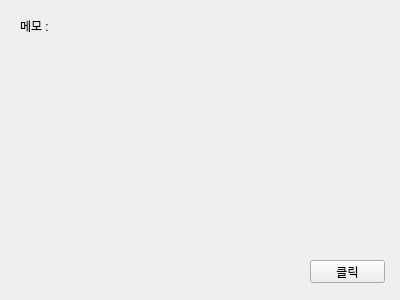
<?xml version="1.0" encoding="UTF-8"?>
<ui version="4.0">
 <class>Form</class>
 <widget class="QWidget" name="Form">
  <property name="enabled">
   <bool>true</bool>
  </property>
  <property name="geometry">
   <rect>
    <x>0</x>
    <y>0</y>
    <width>400</width>
    <height>300</height>
   </rect>
  </property>
  <property name="windowTitle">
   <string>Qpushbutton(with QtDesigner</string>
  </property>
  <widget class="QPushButton" name="btn1">
   <property name="geometry">
    <rect>
     <x>310</x>
     <y>260</y>
     <width>75</width>
     <height>23</height>
    </rect>
   </property>
   <property name="text">
    <string>클릭</string>
   </property>
  </widget>
  <widget class="QLabel" name="label">
   <property name="geometry">
    <rect>
     <x>20</x>
     <y>20</y>
     <width>56</width>
     <height>12</height>
    </rect>
   </property>
   <property name="text">
    <string>메모 : </string>
   </property>
  </widget>
 </widget>
 <resources/>
 <connections/>
</ui>
